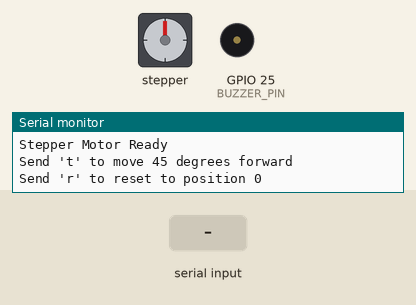
Simulated run of this sketch. Board: ESP32. Parts: stepper motor, buzzer (waves = sounding), the last lines printed to the serial monitor. Inputs (shaded band) come from the test bench. Stepper angles assume 2048 steps per turn.

Above: at 1.2 s.
1.3 s: "t" received over Serial
At 2.4 s:
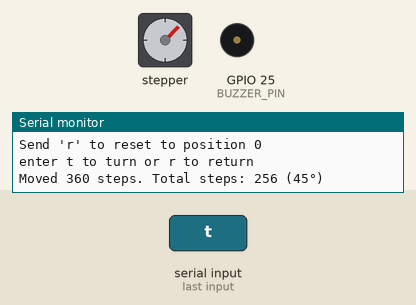
3.5 s: "T" received over Serial
At 5.3 s:
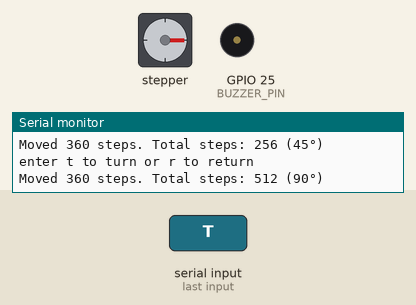
5.7 s: "1" received over Serial
At 5.8 s:
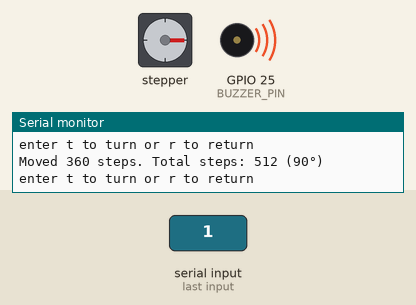
7.4 s: "r" received over Serial
At 7.87 s:
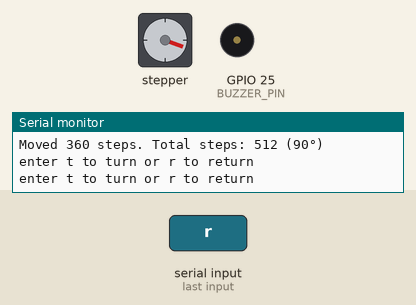
10.4 s: "2" received over Serial
At 13.0 s:
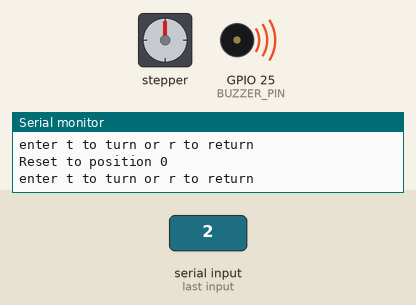
13.4 s: "3" received over Serial
Timing chart, 0 to 16.6 s (numbered marks = the images above; inputs shaded):
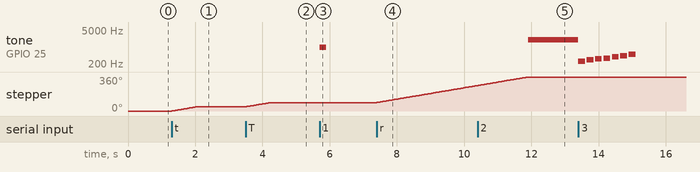

The sketch:

sketch_oct4a.ino
```cpp
#define BUZZER_PIN 25  // choose a free pin for your buzzer
#include <stdio.h>
#include <stdint.h>
#include <stdlib.h>
#include <string.h>
#include <Stepper.h>

const int stepsPerRevolution = 2048;  // Most common steppers have 200 steps/revolution

// Initialize the stepper library on pins 2, 3, 4, 5
Stepper myStepper(stepsPerRevolution, 13, 14, 15, 26);

char command;
int currentSteps = 0;
const int stepsIncrement = 256;  // Move 51 steps each press

void setup() {
  Serial.begin(115200);

  // Set the speed in RPM (Rotations Per Minute)
  myStepper.setSpeed(10);

  pinMode(13, OUTPUT);
  pinMode(14, OUTPUT);
  pinMode(15, OUTPUT);
  pinMode(25, OUTPUT);
  releaseMotor();

  Serial.println("Stepper Motor Ready");
  Serial.println("Send 't' to move 45 degrees forward");
  Serial.println("Send 'r' to reset to position 0");
}

void loop() {
  if (Serial.available() > 0) {
    command = Serial.read();
    Serial.println("enter t to turn or r to return");
    moveSteps(command);
    buzzer(command);
  }
}

void buzzer(char command){
   switch(command) {
      case '1':
        singleBeep();
        break;
      case '2':
        alarmSound();
        break;
      case '3':
        playMelody();
        break;
}

    releaseMotor();
}

void moveSteps(char command) {
  // Move forward by 51 steps

  if (command == 't' || command == 'T') {
      myStepper.step(stepsIncrement);
      currentSteps += stepsIncrement;
      currentSteps%= 2048;
      Serial.print("Moved 360 steps. Total steps: ");
      Serial.print(currentSteps);
      Serial.print(" (");
      Serial.print((currentSteps % stepsPerRevolution) * 360 / stepsPerRevolution);
      Serial.println("°)");
      releaseMotor();
    }
    else if (command == 'r' || command == 'R') {
      resetPosition();
    }

}

void resetPosition() {
  // Move back to zero position
  myStepper.step((8*256)-currentSteps);
  releaseMotor();
  currentSteps = 0;
  Serial.println("Reset to position 0");
}

void singleBeep() {
  tone(BUZZER_PIN, 1000, 200);  // 1kHz for 200ms
  delay(250);                   // wait a bit before next action
}

void alarmSound() {
  for (int i = 0; i < 5; i++) {
    tone(BUZZER_PIN, 2000, 500); // 2kHz for 200ms
    delay(300);
  }
}

void playMelody() {
  int melody[] = { 262, 294, 330, 349, 392, 440, 494 }; // C D E F G A B
  int noteDurations = 200;

  for (int i = 0; i < 7; i++) {
    tone(BUZZER_PIN, melody[i], noteDurations);
    delay(noteDurations + 50);
  }
}

void releaseMotor() {
  digitalWrite(13, LOW);
  digitalWrite(14, LOW);
  digitalWrite(15, LOW);
  digitalWrite(25, LOW);
}
```

Measured:
- after the input at 1.3 s, stepper: turns 45° clockwise in 0.74 s, starting at once
- after the input at 3.5 s, stepper: turns 45° clockwise in 0.74 s, starting at once
- after the input at 5.7 s, tone on GPIO 25 (BUZZER_PIN): silent → 1000 Hz at once, → silent 0.20 s later
- after the input at 7.4 s, stepper: keeps turning clockwise at about 60°/s, starting at once
- after the input at 10.4 s, tone on GPIO 25 (BUZZER_PIN): silent → 2000 Hz after 1.5 s
